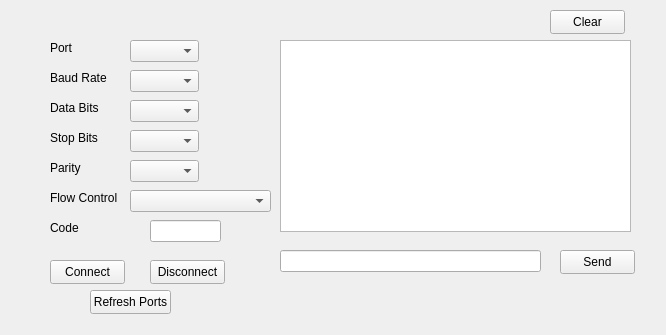
<?xml version="1.0" encoding="UTF-8"?>
<ui version="4.0">
 <class>Widget</class>
 <widget class="QWidget" name="Widget">
  <property name="geometry">
   <rect>
    <x>0</x>
    <y>0</y>
    <width>666</width>
    <height>335</height>
   </rect>
  </property>
  <property name="windowTitle">
   <string>Widget</string>
  </property>
  <widget class="QLabel" name="portLabel">
   <property name="geometry">
    <rect>
     <x>50</x>
     <y>40</y>
     <width>49</width>
     <height>16</height>
    </rect>
   </property>
   <property name="text">
    <string>Port</string>
   </property>
  </widget>
  <widget class="QLabel" name="baduRateLabel">
   <property name="geometry">
    <rect>
     <x>50</x>
     <y>70</y>
     <width>61</width>
     <height>16</height>
    </rect>
   </property>
   <property name="text">
    <string>Baud Rate</string>
   </property>
  </widget>
  <widget class="QLabel" name="dataBitLabel">
   <property name="geometry">
    <rect>
     <x>50</x>
     <y>100</y>
     <width>61</width>
     <height>16</height>
    </rect>
   </property>
   <property name="text">
    <string>Data Bits</string>
   </property>
  </widget>
  <widget class="QLabel" name="stopBitLabel">
   <property name="geometry">
    <rect>
     <x>50</x>
     <y>130</y>
     <width>49</width>
     <height>16</height>
    </rect>
   </property>
   <property name="text">
    <string>Stop Bits</string>
   </property>
  </widget>
  <widget class="QLabel" name="parityLabel">
   <property name="geometry">
    <rect>
     <x>50</x>
     <y>160</y>
     <width>49</width>
     <height>16</height>
    </rect>
   </property>
   <property name="text">
    <string>Parity</string>
   </property>
  </widget>
  <widget class="QLabel" name="flowLabel">
   <property name="geometry">
    <rect>
     <x>50</x>
     <y>190</y>
     <width>81</width>
     <height>16</height>
    </rect>
   </property>
   <property name="text">
    <string>Flow Control</string>
   </property>
  </widget>
  <widget class="QComboBox" name="portComboBox">
   <property name="geometry">
    <rect>
     <x>130</x>
     <y>40</y>
     <width>69</width>
     <height>22</height>
    </rect>
   </property>
  </widget>
  <widget class="QComboBox" name="baudComboBox">
   <property name="geometry">
    <rect>
     <x>130</x>
     <y>70</y>
     <width>69</width>
     <height>22</height>
    </rect>
   </property>
  </widget>
  <widget class="QComboBox" name="dataBitComboBox">
   <property name="geometry">
    <rect>
     <x>130</x>
     <y>100</y>
     <width>69</width>
     <height>22</height>
    </rect>
   </property>
  </widget>
  <widget class="QComboBox" name="stopBitComboBox">
   <property name="geometry">
    <rect>
     <x>130</x>
     <y>130</y>
     <width>69</width>
     <height>22</height>
    </rect>
   </property>
  </widget>
  <widget class="QComboBox" name="parityComboBox">
   <property name="geometry">
    <rect>
     <x>130</x>
     <y>160</y>
     <width>69</width>
     <height>22</height>
    </rect>
   </property>
  </widget>
  <widget class="QComboBox" name="flowComboBox">
   <property name="geometry">
    <rect>
     <x>130</x>
     <y>190</y>
     <width>141</width>
     <height>22</height>
    </rect>
   </property>
  </widget>
  <widget class="QTextBrowser" name="messageBox">
   <property name="geometry">
    <rect>
     <x>280</x>
     <y>40</y>
     <width>351</width>
     <height>192</height>
    </rect>
   </property>
  </widget>
  <widget class="QLineEdit" name="sendLineEdit">
   <property name="geometry">
    <rect>
     <x>280</x>
     <y>250</y>
     <width>261</width>
     <height>22</height>
    </rect>
   </property>
  </widget>
  <widget class="QPushButton" name="sendButton">
   <property name="geometry">
    <rect>
     <x>560</x>
     <y>250</y>
     <width>75</width>
     <height>24</height>
    </rect>
   </property>
   <property name="text">
    <string>Send</string>
   </property>
  </widget>
  <widget class="QPushButton" name="connectButton">
   <property name="geometry">
    <rect>
     <x>50</x>
     <y>260</y>
     <width>75</width>
     <height>24</height>
    </rect>
   </property>
   <property name="text">
    <string>Connect</string>
   </property>
  </widget>
  <widget class="QPushButton" name="disconnectButton">
   <property name="geometry">
    <rect>
     <x>150</x>
     <y>260</y>
     <width>75</width>
     <height>24</height>
    </rect>
   </property>
   <property name="text">
    <string>Disconnect</string>
   </property>
  </widget>
  <widget class="QPushButton" name="refreshButton">
   <property name="geometry">
    <rect>
     <x>90</x>
     <y>290</y>
     <width>81</width>
     <height>24</height>
    </rect>
   </property>
   <property name="text">
    <string>Refresh Ports</string>
   </property>
  </widget>
  <widget class="QLabel" name="codeLabel">
   <property name="geometry">
    <rect>
     <x>50</x>
     <y>220</y>
     <width>49</width>
     <height>16</height>
    </rect>
   </property>
   <property name="text">
    <string>Code</string>
   </property>
  </widget>
  <widget class="QLineEdit" name="codeLineEdit">
   <property name="geometry">
    <rect>
     <x>150</x>
     <y>220</y>
     <width>71</width>
     <height>22</height>
    </rect>
   </property>
  </widget>
  <widget class="QPushButton" name="clearButton">
   <property name="geometry">
    <rect>
     <x>550</x>
     <y>10</y>
     <width>75</width>
     <height>24</height>
    </rect>
   </property>
   <property name="text">
    <string>Clear</string>
   </property>
  </widget>
 </widget>
 <resources/>
 <connections/>
</ui>
